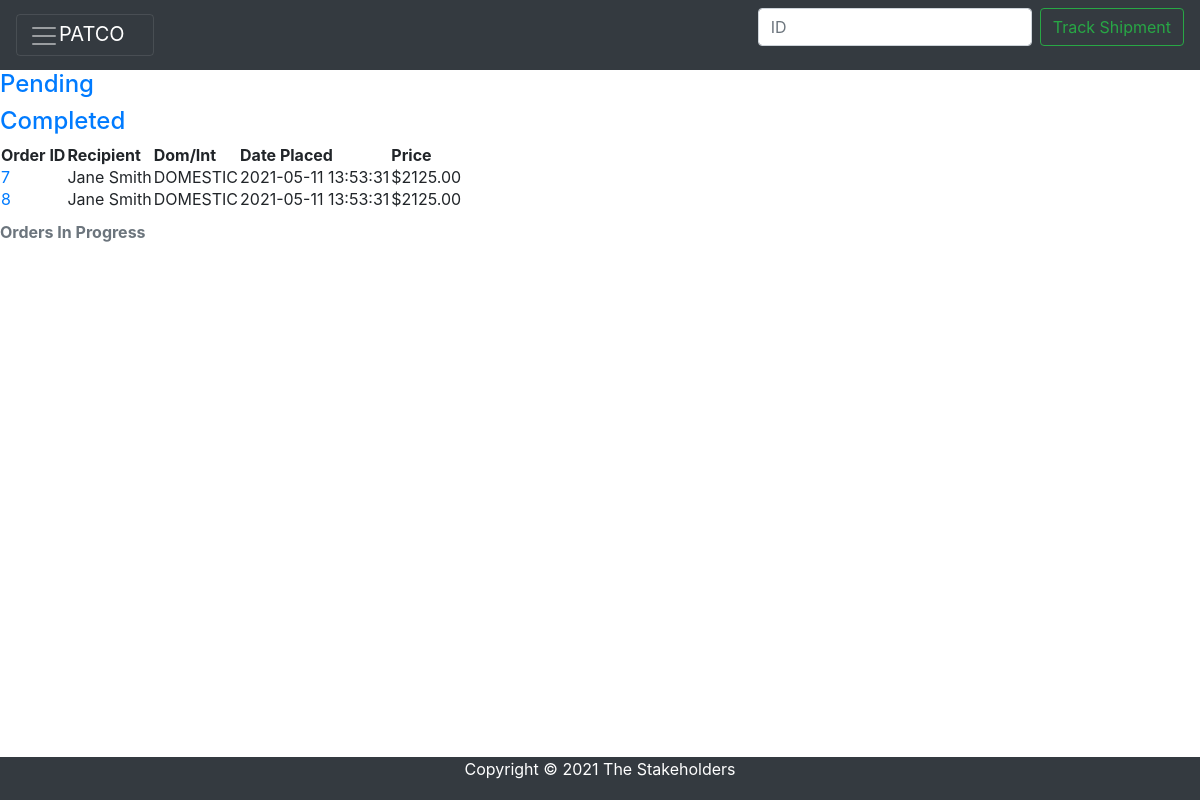
Page /customer/customerinprogress.php on the committed database.
### tables this page shows
CREATE TABLE `orders` (
  `order_id` int(11) NOT NULL,
  `shipment_id` int(11) DEFAULT NULL,
  `customer_id` int(11) DEFAULT NULL,
  `client` varchar(40) DEFAULT NULL,
  `phone` int(15) DEFAULT NULL,
  `pickup_street_address` varchar(100) DEFAULT NULL,
  `pickup_city` varchar(100) DEFAULT NULL,
  `pickup_state` varchar(100) DEFAULT NULL,
  `pickup_zip_code` int(11) DEFAULT NULL,
  `recipient_name` varchar(100) DEFAULT NULL,
  `delivery_street_address` varchar(100) DEFAULT NULL,
  `delivery_city` varchar(100) DEFAULT NULL,
  `delivery_state_province` varchar(100) DEFAULT NULL,
  `delivery_zip_code` int(11) DEFAULT NULL,
  `delivery_country` varchar(100) DEFAULT NULL,
  `class_code` decimal(4,1) DEFAULT NULL,
  `item_name` varchar(100) DEFAULT NULL,
  `freight_type` varchar(30) DEFAULT NULL,
  `quantity` int(200) DEFAULT NULL,
  `length` decimal(6,1) DEFAULT NULL,
  `width` decimal(6,1) DEFAULT NULL,
  `height` decimal(6,1) DEFAULT NULL,
  `weight` decimal(6,1) DEFAULT NULL,
  `density` decimal(6,1) DEFAULT NULL,
  `volume` decimal(15,1) DEFAULT NULL,
  `zone` int(11) DEFAULT NULL,
  `dom_int` set('DOMESTIC','INTERNATIONAL') DEFAULT NULL,
  `customer_cost` decimal(8,2) DEFAULT NULL,
  `date_placed` timestamp NULL DEFAULT CURRENT_TIMESTAMP,
  `date_completed` date DEFAULT NULL,
  `status` set('PENDING','IN PROGRESS','SHIPPED','COMPLETED') DEFAULT 'PENDING',
  `cur_vehicle_id` int(11) DEFAULT NULL,
  `item_warning` varchar(300) DEFAULT NULL,
  `party_warning` varchar(300) DEFAULT NULL
);

### customer/customerinprogress.php (the view, shortened to what this page needs)
<?php
include("customerheader.php");
$customer_id = 2;
$table_name="orders";
$status="IN PROGRESS";
$sql="SELECT * FROM $table_name WHERE status='$status' AND customer_id = '$customer_id'";
$result=mysqli_query($con,$sql);
?>
        <h4><a href = "customerpending.php">Pending</a></h4>
        <h4><a href = "customercompleted.php">Completed</a></h4>
                <table>
            <caption><strong>Orders In Progress</strong></caption>
            <thead>
                <tr>
                    <th>Order ID</th>
                    <th>Recipient</th>
                    <th>Dom/Int</th>
                    <th>Date Placed</th>
                    <th>Price</th>
                </tr>
            </thead>
            <tbody>
                <?php
                    while($row = mysqli_fetch_assoc($result))
                    {
                        $order_id = $row['order_id'];
                        $recipient = $row['recipient_name'];
                        $di = $row['dom_int'];
                        $date_placed = $row['date_placed'];
                        $cost = $row['customer_cost'];
                        echo '<tr><td><a href = "customerspecificorder.php?order_id=' . $order_id . '">' . "$order_id" . '</a></td><td>' . "$recipient" . '</dt><td>' . "$di" . '</dt><td>' . "$date_placed" . '</dt><td>$' . "$cost" . '</dt></tr>';
                    }
                ?>
            </tbody>
        </table>
<?php
include("../footer.php");
?>

### rows in the picture
orders: order_id "7", recipient_name "Jane Smith", dom_int "DOMESTIC", date_placed "2021-05-11 13:53:31", customer_cost "2125.00"
orders: order_id "8", recipient_name "Jane Smith", dom_int "DOMESTIC", date_placed "2021-05-11 13:53:31", customer_cost "2125.00"
